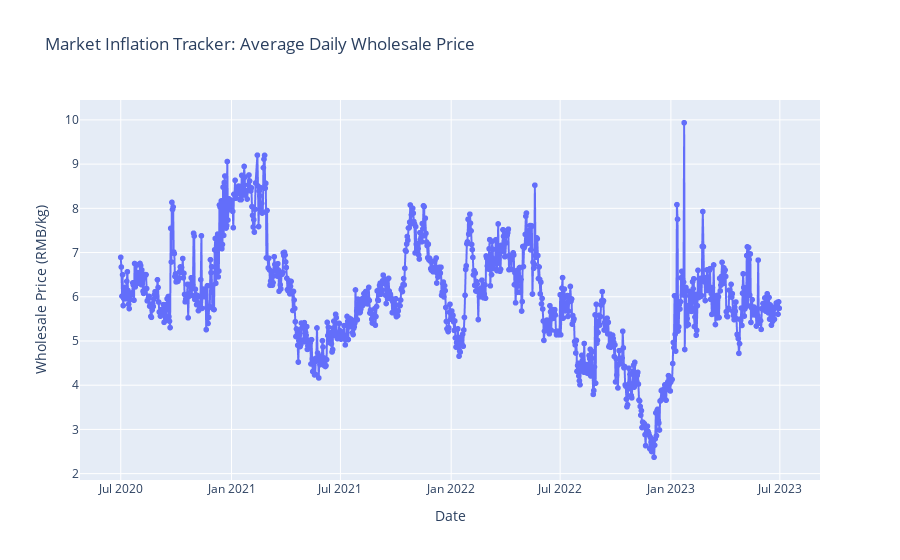

The notebook cell this image was saved under:
### Markdown cell above
## 3. Interactive Price Analytics

### 3.1 Market Cost Trend (Overall)
Is the market getting more expensive? This chart averages all item prices per day.

### Code cell
daily_avg_price = df.groupby('Date')['Wholesale Price (RMB/kg)'].mean().reset_index()

fig = px.line(daily_avg_price, x='Date', y='Wholesale Price (RMB/kg)', 
              title='Market Inflation Tracker: Average Daily Wholesale Price',
              markers=True)
fig.update_layout(hovermode="x unified")
fig.show()

### Figure 1 — Plotly figure (JSON) as saved in the notebook; plotly's stock layout.template omitted (floating-point values rounded to 4 significant figures; data arrays with more than 128 entries replaced by an {"elided": "..."} marker saying what was removed)
{"data": [{"hovertemplate": "Date=%{x}<br>Wholesale Price (RMB/kg)=%{y}<extra></extra>", "legendgroup": "", "line": {"color": "#636efa", "dash": "solid"}, "marker": {"symbol": "circle"}, "mode": "lines+markers", "name": "", "showlegend": false, "type": "scattergl", "x": {"elided": "1091 str values"}, "xaxis": "x", "y": {"elided": "1091 float values"}, "yaxis": "y"}], "layout": {"hovermode": "x unified", "legend": {"tracegroupgap": 0}, "title": {"text": "Market Inflation Tracker: Average Daily Wholesale Price"}, "xaxis": {"anchor": "y", "domain": [0, 1], "title": {"text": "Date"}}, "yaxis": {"anchor": "x", "domain": [0, 1], "title": {"text": "Wholesale Price (RMB/kg)"}}}}
